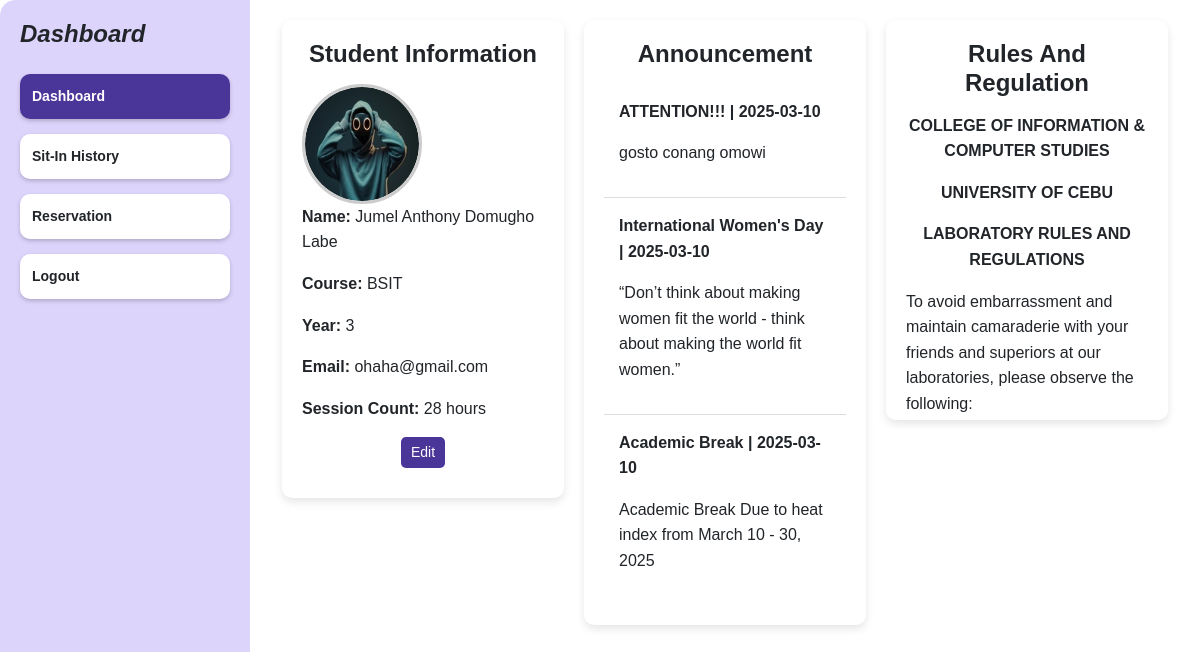
Page /dashboard (signed in) on the committed database.
### tables this page shows
CREATE TABLE students ( 
idno TEXT PRIMARY KEY,
lastname TEXT NOT NULL,
firstname TEXT NOT NULL,
midname TEXT,
course TEXT NOT NULL,
year_level INTEGER NOT NULL,
email_address TEXT NOT NULL,
username TEXT NOT NULL CHECK (username = idno),
password TEXT NOT NULL,
profile_picture TEXT DEFAULT NULL,
session_count INTEGER DEFAULT 30
);

CREATE TABLE announcements (
    id INTEGER PRIMARY KEY AUTOINCREMENT,
    title TEXT NOT NULL,
    content TEXT NOT NULL,
    created_at TIMESTAMP DEFAULT CURRENT_TIMESTAMP
);

### app.py (the view)
@app.route('/dashboard', methods=['GET'])
@login_required
def dashboard():
    conn = get_db_connection()
    cursor = conn.cursor()
    cursor.execute("""
        SELECT idno, firstname, lastname, midname, course, year_level, email_address, profile_picture, session_count
        FROM students WHERE idno = ?
    """, (session['user_id'],))
    user = cursor.fetchone()
    cursor.execute("SELECT * FROM announcements ORDER BY created_at DESC")
    announcements = cursor.fetchall()
    conn.close()
    if not user:
        flash("User not found!", "danger")
        return redirect(url_for('logout'))
    session['firstname'] = user['firstname']
    session['lastname'] = user['lastname']
    session['session_count'] = user['session_count']
    user_data = {
        "idno": user["idno"],
        "firstname": user["firstname"],
        "lastname": user["lastname"],
        "midname": user["midname"],
        "course": user["course"] or "N/A",  # Default if empty
        "year_level": user["year_level"] or "N/A",  # Default if empty
        "email_address": user["email_address"] or "N/A",  # Default if empty
        "profile_picture": user["profile_picture"] if user["profile_picture"] else None,  # None if not set
        "session_count": user["session_count"] if user["session_count"] else 0
    }
    return render_template('dashboard.html', user=user_data, announcements=announcements)

### app.py (called while the page is built)
def get_db_connection():
    conn = sqlite3.connect('users.db')
    conn.row_factory = sqlite3.Row
    return conn

def login_required(f):
    @wraps(f)
    def decorated_function(*args, **kwargs):
        if 'user_id' not in session:
            flash("Please log in first!", "warning")
            return redirect(url_for('login'))
        return f(*args, **kwargs)
    return decorated_function

@app.after_request
def add_header(response):
    response.headers['Cache-Control'] = 'no-store, no-cache, must-revalidate, post-check=0, pre-check=0, max-age=0'
    response.headers['Pragma'] = 'no-cache'
    response.headers['Expires'] = '-1'
    return response

### templates/dashboard.html (shortened to what this page needs)
{% extends "base.html" %}
{% block content %}
<head>
    <link rel="stylesheet" href="static/styles.css">
    <link href="https://cdn.jsdelivr.net/npm/bootstrap@5.3.0/dist/css/bootstrap.min.css" rel="stylesheet">
</head>
<body>
    <div class="dashboard-container">
        <div class="sidebar">
            <h1 class="dashboard-title">Dashboard</h1>
            <a href="{{ url_for('dashboard') }}" class="menu-btn active">Dashboard</a>
            <a href="{{ url_for('sit_in_history') }}" class="menu-btn">Sit-In History</a>
            <a href="{{ url_for('reserve') }}" class="menu-btn">Reservation</a>
            <a href="{{ url_for('logout') }}" class="menu-btn logout-btn">Logout</a>
        </div>
        <div class="content">
            <div class="container">
                <div class="student-info">
                    <h2>Student Information</h2>
                    <div class="profile-container">
                        <img src="{{ user['profile_picture'] if user['profile_picture'] else url_for('static', filename='default-avatar.jpg') }}" alt="Profile Picture" class="profile-pic" id="currentProfilePic">
                    </div>
                    <p><strong>Name:</strong> {{ user['firstname'] }} {{ user['midname'] }} {{ user['lastname'] }}</p>
                    <p><strong>Course:</strong> {{ user['course'] }}</p>
                    <p><strong>Year:</strong> {{ user['year_level'] }}</p>
                    <p><strong>Email:</strong> {{ user['email_address'] }}</p>
                    <p><strong>Session Count:</strong> {{ user['session_count'] if user['session_count'] else 30 }} hours</p>
                    <button class="edit-btn" onclick="openModal()">Edit</button>
                </div>
                <div class="announcement">
                    <h2>Announcement</h2>
                    {% for announcement in announcements %}
                    <div class="announcement-item">
                        <p><strong>{{ announcement['title'] }} | {{ announcement['created_at'][:10] }}</strong></p>
                        <p>{{ announcement['content'] }}</p>
                    </div>
                    {% endfor %}
                </div>
                <div class="rules-regulation" style="width: 100%; max-width: 600px; margin-left: auto; margin-right: auto;">
                    <h2>Rules And Regulation</h2>
                    <center><strong><p>COLLEGE OF INFORMATION & COMPUTER STUDIES</p>
                    <p>UNIVERSITY OF CEBU</p>
                    <p>LABORATORY RULES AND REGULATIONS</p></strong></center>
                    <p>To avoid embarrassment and maintain camaraderie with your friends and superiors at our laboratories, please observe the following:</p>
                </div>
            </div>
        </div>
    </div>
</body>
</html>
{% endblock %}

### static/styles.css (style rules this page uses)
body { height: 100vh; margin: 0; display: flex; justify-content: center; align-items: center; background: #f5f5f5; font-family: Arial, sans-serif; }
* { margin: 0; padding: 0; box-sizing: border-box; font-family: Arial, sans-serif; }
body { display: flex; justify-content: center; align-items: center; height: 100vh; background-color: #f5f5f5; }
.dashboard-container { width: 100%; height: 100vh; display: flex; border-radius: 15px; background-color: #fff; overflow: hidden; }
.sidebar { width: 250px; background-color: #ddd4fc; padding: 20px; display: flex; flex-direction: column; gap: 15px; border-top-left-radius: 15px; border-bottom-left-radius: 15px; }
.dashboard-title { font-size: 24px; font-weight: bold; font-style: italic; text-align: left; margin-bottom: 10px; }
.profile-pic { width: 35px; height: 35px; background-color: #c0c0c0; border-radius: 50%; }
.menu-btn { background-color: #fff; border: none; padding: 12px; border-radius: 10px; font-size: 14px; font-weight: bold; text-align: left; cursor: pointer; box-shadow: 0px 2px 4px rgba(0, 0, 0, 0.2); text-decoration: none; color: inherit; }
.menu-btn.active { background-color: #4a3599; color: white; }
.content { flex: 1; background-color: #fff; border-top-right-radius: 15px; border-bottom-right-radius: 15px; padding: 20px; }

### templates/dashboard.html (style rules this page uses)
.container { display: flex; justify-content: space-between; gap: 20px; flex-wrap: wrap; }
.student-info, .announcement, .rules-regulation { background: #fff; padding: 20px; border-radius: 10px; box-shadow: 0px 4px 8px rgba(0, 0, 0, 0.1); flex: 1; max-width: 48%; overflow: hidden; height: 100%; }
.rules-regulation { max-height: 400px; overflow-y: auto; }
.student-info h2, .announcement h2, .rules-regulation h2 { font-size: 24px; font-weight: bold; margin-bottom: 15px; text-align: center; }
.profile-container { width: 120px; height: 120px; border-radius: 50%; overflow: hidden; display: flex; justify-content: center; align-items: center; border: 3px solid #ccc; }
.profile-pic { width: 100%; height: 100%; object-fit: cover; border-radius: 50%; }
.student-info p, .announcement-item p, .rules-regulation p { font-size: 16px; line-height: 1.6; }
.announcement-item { padding: 15px; border-bottom: 1px solid #ddd; }
.announcement-item:last-child { border-bottom: none; }
.edit-btn { display: block; margin: 10px auto; background: #4a3599; color: white; border: none; border-radius: 5px; padding: 5px 10px; cursor: pointer; font-size: 14px; }
.profile-pic { width: 100%; height: 100%; object-fit: cover; }

### rows in the picture
students: profile_picture (picture), firstname "Jumel Anthony", midname "Domugho", lastname "Labe", course "BSIT", year_level "3", email_address "ohaha@gmail.com", session_count "28"
announcements: title "ATTENTION!!!", created_at "2025-03-10", content "gosto conang omowi"
announcements: title "International Women's Day", created_at "2025-03-10", content "“Don’t think about making women fit the world - think about making the world fit women.”"
announcements: title "Academic Break", created_at "2025-03-10", content "Academic Break Due to heat index from March 10 - 30, 2025"
